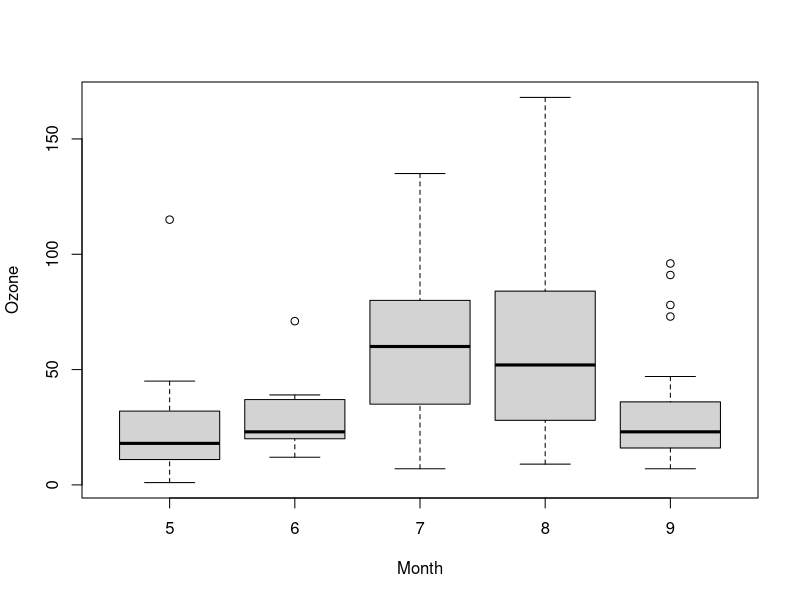
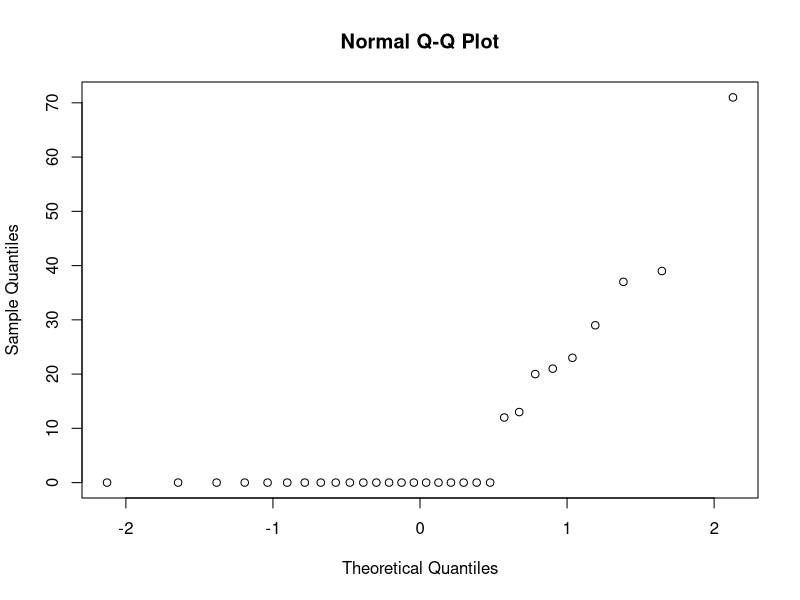
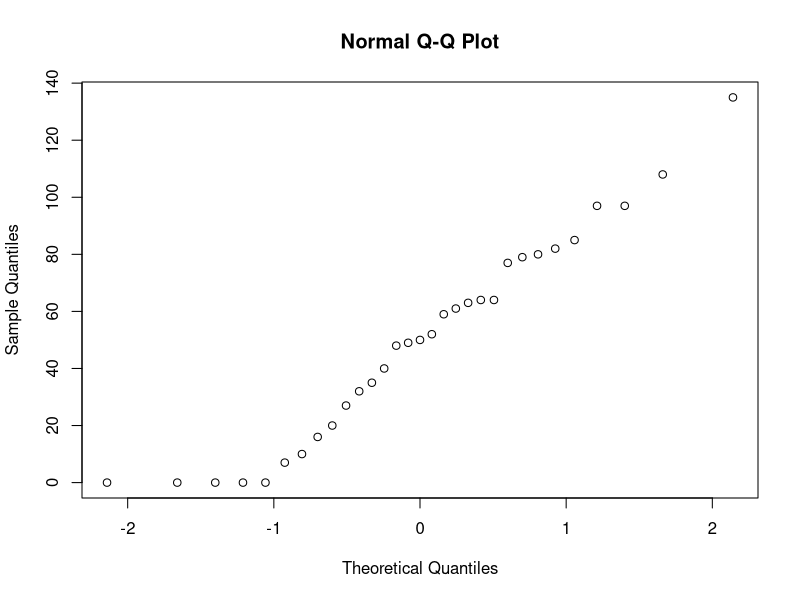
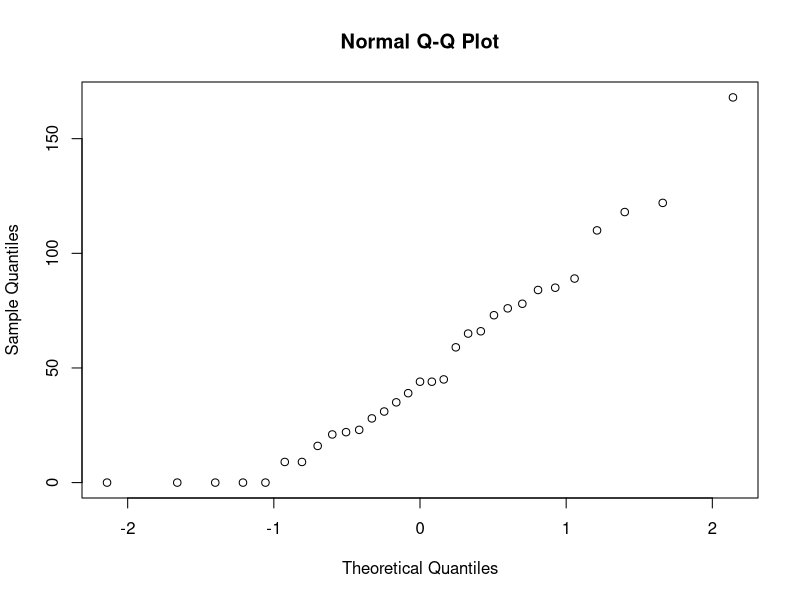
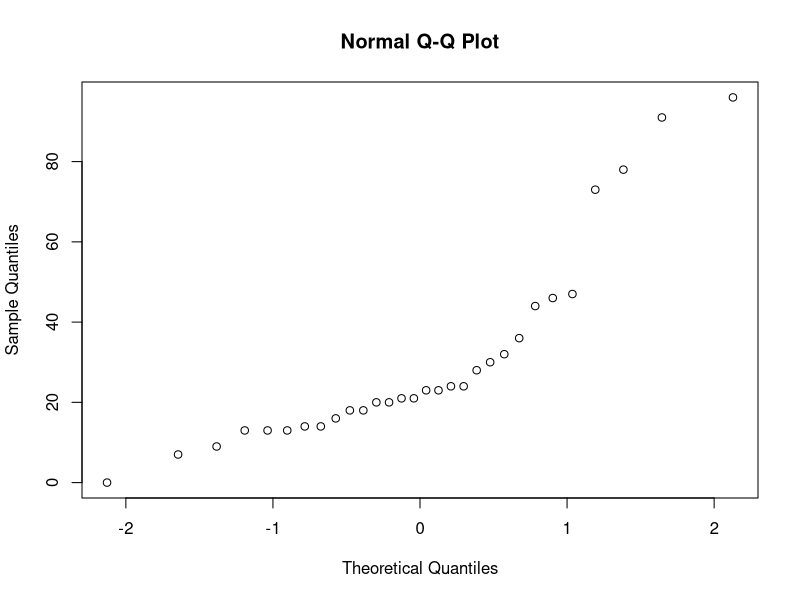
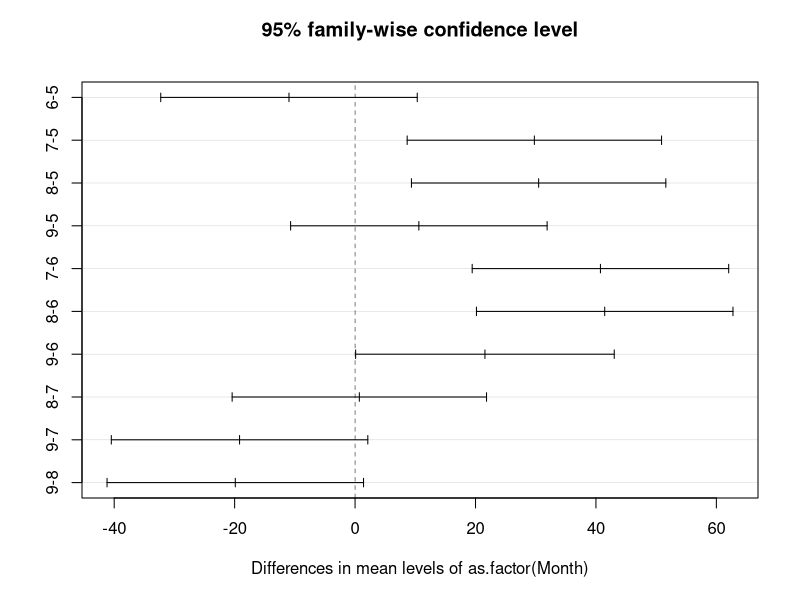
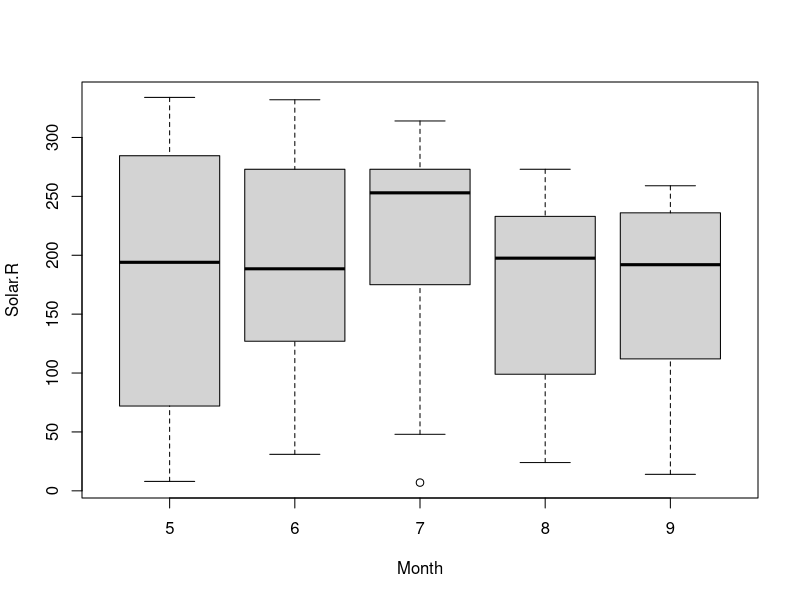
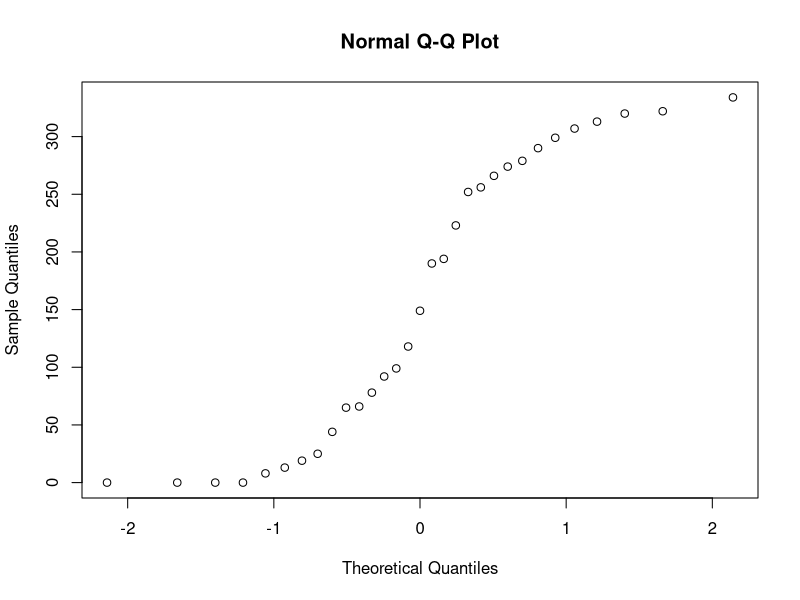

Reproduce these figures in R, in order.
setwd("C:\\Users\\aungkon\\Desktop\\stat\\assignment\\one way anova")
head(airquality)
attach(airquality)
is.factor(Month)
is.factor(Ozone)
boxplot(Ozone~Month)
Ozone[is.na(Ozone)] <- 0
qqnorm(Ozone[which(Month==6)])
qqnorm(Ozone[which(Month==7)])
qqnorm(Ozone[which(Month==8)])
qqnorm(Ozone[which(Month==9)])

var(Ozone[which(Month==5)])
var(Ozone[which(Month==6)])
var(Ozone[which(Month==7)])
var(Ozone[which(Month==8)])
var(Ozone[which(Month==9)])

fit <- aov(Ozone~as.factor(Month))
summary(fit)
kruskal.test(Ozone~as.factor(Month))

TukeyHSD(fit)
plot(TukeyHSD(fit))
pairwise.t.test(Ozone,as.factor(Month),p.adjust.method = "bonf")

is.factor(Solar.R)
is.factor(Month)
boxplot(Solar.R~Month)
Solar.R[is.na(Solar.R)] <- 0
qqnorm(Solar.R[which(Month==5)])
qqnorm(Solar.R[which(Month==6)])
qqnorm(Solar.R[which(Month==7)])
qqnorm(Solar.R[which(Month==8)])
qqnorm(Solar.R[which(Month==9)])

var(Solar.R[which(Month==5)])
var(Solar.R[which(Month==6)])
var(Solar.R[which(Month==7)])
var(Solar.R[which(Month==8)])

fit <- aov(Solar.R~as.factor(Month))
summary(fit)
kruskal.test(Solar.R~as.factor(Month))

TukeyHSD(fit)
plot(TukeyHSD(fit))
pairwise.t.test(Solar.R,as.factor(Month),p.adjust.method = "bonf")

is.factor(Wind)
is.factor(Month)
boxplot(Wind~Month)
Wind[is.na(Wind)] <- 0
qqnorm(Wind[which(Month==5)])
qqnorm(Wind[which(Month==6)])
qqnorm(Wind[which(Month==7)])
qqnorm(Wind[which(Month==8)])
qqnorm(Wind[which(Month==9)])

var(Wind[which(Month==5)])
var(Wind[which(Month==6)])
var(Wind[which(Month==7)])
var(Wind[which(Month==8)])
var(Wind[which(Month==9)])


fit <- aov(Wind~as.factor(Month))
summary(fit)
kruskal.test(Solar.R~as.factor(Month))

TukeyHSD(fit)
plot(TukeyHSD(fit))
pairwise.t.test(Wind,as.factor(Month),p.adjust.method = "bonf")


